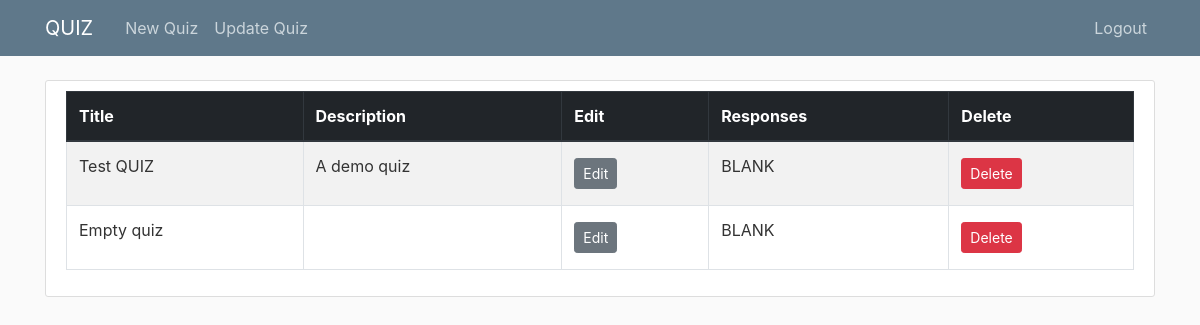
The page /quiz/ (signed in) on the database its author committed.
### quiz/models.py (models this page shows, shortened)
class Questionaire(models.Model):
    title = models.CharField(max_length=100)
    description = models.CharField(max_length=500, blank=True)
    author = models.ForeignKey(User, on_delete=models.CASCADE)

### quiz/views.py (the view)
# urls.py: path('quiz/', views.show_quizzes, name='quiz'),
@login_required
def show_quizzes(request):
    if request.user.quizuser.user_type != 'QM':
        raise PermissionDenied
    questionaires = Questionaire.objects.filter(author=request.user)
    size = len(questionaires)
    return render(request, 'quiz/quiz.html', {'questionaires': questionaires, 'size': size})

### quiz/templates/quiz/quiz.html
{% extends "quiz/base.html" %}
{% block content %}
{% if size == 0 %}
<h4>You have not created any questionares yet. Create a questionare
    <a href="{% url 'new' %}">now</a>.
</h4>
{% else %}
<article class="media content-section">
    <div class="media-body">
        <div class="table-responsive">
            <table class="table table-hover table-bordered table-striped">
                <thead class="thead-dark">
                    <tr>
                        <th scope="col">Title</th>
                        <th scope="col">Description</th>
                        <th scope="col">Edit</th>
                        <th scope="col">Responses</th>
                        <th scope="col">Delete</th>
                    </tr>
                </thead>
                <tbody>
                    {% for quiz in questionaires %}
                    <tr>
                        <td>{{ quiz.title }}</td>
                        <td>{{ quiz.description }}</td>
                        <td><a class="btn btn-secondary btn-sm mt-1 mb-1" href="{%url 'quiz-detail' quiz.pk%}">Edit</a>
                        </td>
                        <td>BLANK</td>
                        <td><a class="btn btn-danger btn-sm mt-1 mb-1" href="{%url 'quiz-delete' quiz.pk%}">Delete</a>
                    </tr>
                    {% endfor %}
                </tbody>
            </table>
        </div>
    </div>
</article>
{% endif %}
{% endblock content %}

### quiz/static/quiz/main.css (style rules this page uses)
body { background: #fafafa; color: #333333; margin-top: 5rem; }
.content-section { background: #ffffff; padding: 10px 20px; border: 1px solid #dddddd; border-radius: 3px; margin-bottom: 20px; }

### rows shown on the page
Questionaire: title "Test QUIZ", description "A demo quiz"
Questionaire: title "Empty quiz"
